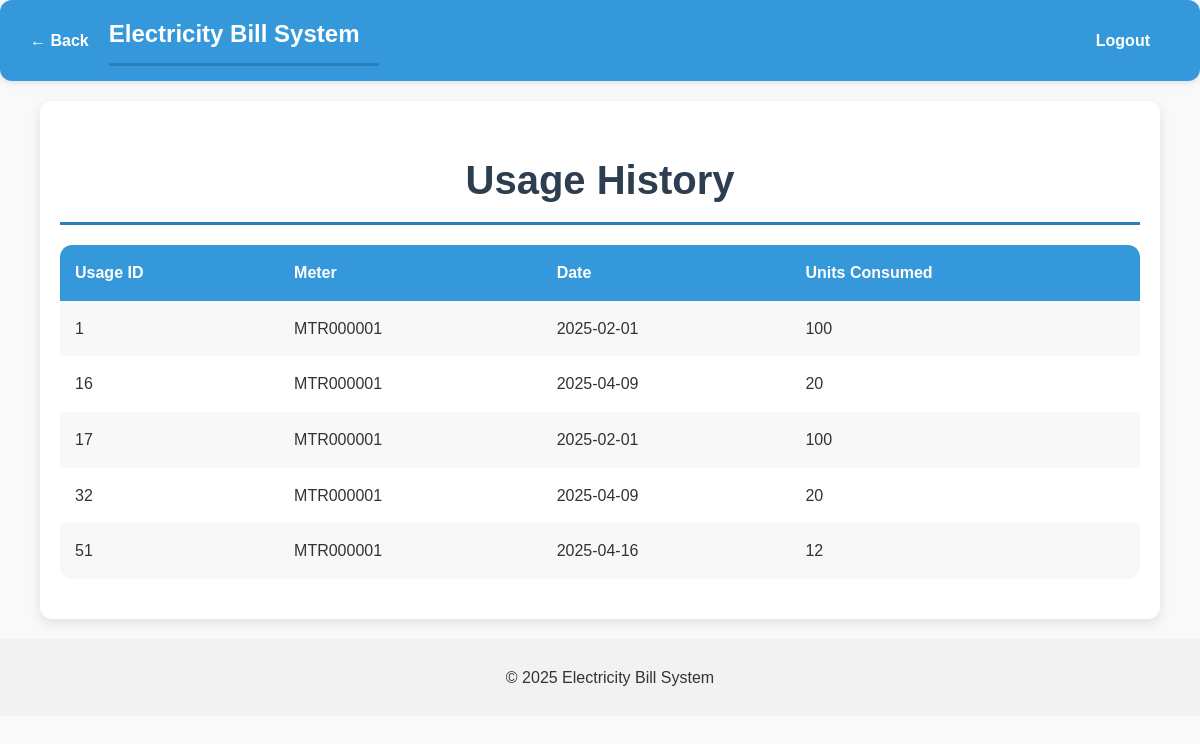
The page /user/view_usage_history.php (signed in) on the database its author committed.
### tables this page shows
CREATE TABLE `Meter_Readings` (
  `reading_id` int NOT NULL AUTO_INCREMENT,
  `meter_id` int DEFAULT NULL,
  `reading_date` date NOT NULL,
  `units_consumed` int NOT NULL,
  PRIMARY KEY (`reading_id`),
  KEY `meter_id` (`meter_id`),
  CONSTRAINT `meter_readings_ibfk_1` FOREIGN KEY (`meter_id`) REFERENCES `Meter` (`meter_id`)
);

CREATE TABLE `Meter` (
  `meter_id` int NOT NULL AUTO_INCREMENT,
  `cust_id` int DEFAULT NULL,
  `meter_number` varchar(50) NOT NULL,
  `installation_date` date NOT NULL,
  PRIMARY KEY (`meter_id`),
  UNIQUE KEY `meter_number` (`meter_number`),
  KEY `cust_id` (`cust_id`),
  CONSTRAINT `meter_ibfk_1` FOREIGN KEY (`cust_id`) REFERENCES `Customer` (`cust_id`)
);

### user/view_usage_history.php (the view, shortened to what this page needs)
<?php
include('../includes/db_connection.php');
$cust_id = $_SESSION['cust_id'];
$stmt = $conn->prepare("SELECT mr.reading_id AS usage_id, mr.reading_date AS usage_date, mr.units_consumed, m.meter_number
                        FROM Meter_Readings mr
                        JOIN Meter m ON mr.meter_id = m.meter_id
                        WHERE m.cust_id = ?");
$stmt->bind_param("i", $cust_id);
$stmt->execute();
$result = $stmt->get_result();
?>
<!DOCTYPE html>
<html lang="en">
<head>
    <link rel="stylesheet" href="../css/styles.css">
</head>
<body>
    <?php include('../includes/header.php'); ?>
    <div class="container">
        <h1>Usage History</h1>
        <?php if ($result->num_rows > 0): ?>
            <table>
                <tr><th>Usage ID</th><th>Meter</th><th>Date</th><th>Units Consumed</th></tr>
                <?php while ($row = $result->fetch_assoc()): ?>
                    <tr>
                        <td><?php echo $row['usage_id']; ?></td>
                        <td><?php echo $row['meter_number']; ?></td>
                        <td><?php echo $row['usage_date']; ?></td>
                        <td><?php echo $row['units_consumed']; ?></td>
                    </tr>
                <?php endwhile; ?>
            </table>
        <?php else: ?>
            <p>No usage history found.</p>
        <?php endif; ?>
    </div>
    <?php include('../includes/footer.php'); ?>
</body>
</html>

### css/styles.css (style rules this page uses)
body { font-family: 'Poppins', sans-serif; background-color: #f9f9f9; color: #333; margin: 0; padding: 0; line-height: 1.6; }
.container { width: 90%; max-width: 1200px; margin: 20px auto; padding: 20px; background-color: #ffffff; box-shadow: 0 4px 12px rgba(0, 0, 0, 0.1); border-radius: 12px; }
h1, h2, h3 { color: #2c3e50; margin-bottom: 20px; }
h1 { font-size: 2.5rem; text-align: center; border-bottom: 3px solid #2980b9; padding-bottom: 10px; }
table { width: 100%; border-collapse: collapse; margin-bottom: 20px; background-color: #ffffff; border-radius: 12px; overflow: hidden; }
th, td { padding: 15px; text-align: left; color: #333; }
th { background-color: #3498db; color: #fff; font-weight: bold; }
tr:nth-child(even) { background-color: #f8f8f8; }

### rows shown on the page
meter_readings: reading_id "1", meter.meter_number "MTR000001", reading_date "2025-02-01", units_consumed "100"
meter_readings: reading_id "16", meter.meter_number "MTR000001", reading_date "2025-04-09", units_consumed "20"
meter_readings: reading_id "17", meter.meter_number "MTR000001", reading_date "2025-02-01", units_consumed "100"
meter_readings: reading_id "32", meter.meter_number "MTR000001", reading_date "2025-04-09", units_consumed "20"
meter_readings: reading_id "51", meter.meter_number "MTR000001", reading_date "2025-04-16", units_consumed "12"
